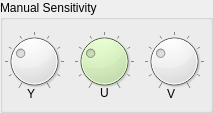
    <widget class="QGroupBox" name="groupBox">
     <property name="title">
      <string>Manual Sensitivity</string>
     </property>
     <widget class="QDial" name="yDial">
      <property name="geometry">
       <rect>
        <x>4</x>
        <y>21</y>
        <width>60</width>
        <height>80</height>
       </rect>
      </property>
      <property name="palette">
       <palette>
        <active>
         <colorrole role="Base">
          <brush brushstyle="SolidPattern">
           <color alpha="255">
            <red>255</red>
            <green>255</green>
            <blue>255</blue>
           </color>
          </brush>
         </colorrole>
         <colorrole role="Window">
          <brush brushstyle="SolidPattern">
           <color alpha="255">
            <red>239</red>
            <green>201</green>
            <blue>182</blue>
           </color>
          </brush>
         </colorrole>
        </active>
        <inactive>
         <colorrole role="Base">
          <brush brushstyle="SolidPattern">
           <color alpha="255">
            <red>255</red>
            <green>255</green>
            <blue>255</blue>
           </color>
          </brush>
         </colorrole>
         <colorrole role="Window">
          <brush brushstyle="SolidPattern">
           <color alpha="255">
            <red>239</red>
            <green>201</green>
            <blue>182</blue>
           </color>
          </brush>
         </colorrole>
        </inactive>
        <disabled>
         <colorrole role="Base">
          <brush brushstyle="SolidPattern">
           <color alpha="255">
            <red>239</red>
            <green>201</green>
            <blue>182</blue>
           </color>
          </brush>
         </colorrole>
         <colorrole role="Window">
          <brush brushstyle="SolidPattern">
           <color alpha="255">
            <red>239</red>
            <green>201</green>
            <blue>182</blue>
           </color>
          </brush>
         </colorrole>
        </disabled>
       </palette>
      </property>
      <property name="autoFillBackground">
       <bool>false</bool>
      </property>
      <property name="maximum">
       <number>10</number>
      </property>
      <property name="value">
       <number>3</number>
      </property>
      <property name="notchesVisible">
       <bool>true</bool>
      </property>
     </widget>
     <widget class="QDial" name="uDial">
      <property name="geometry">
       <rect>
        <x>74</x>
        <y>21</y>
        <width>60</width>
        <height>80</height>
       </rect>
      </property>
      <property name="palette">
       <palette>
        <active>
         <colorrole role="Button">
          <brush brushstyle="SolidPattern">
           <color alpha="255">
            <red>214</red>
            <green>239</green>
            <blue>191</blue>
           </color>
          </brush>
         </colorrole>
         <colorrole role="Base">
          <brush brushstyle="SolidPattern">
           <color alpha="255">
            <red>255</red>
            <green>255</green>
            <blue>255</blue>
           </color>
          </brush>
         </colorrole>
         <colorrole role="Window">
          <brush brushstyle="SolidPattern">
           <color alpha="255">
            <red>211</red>
            <green>239</green>
            <blue>189</blue>
           </color>
          </brush>
         </colorrole>
        </active>
        <inactive>
         <colorrole role="Button">
          <brush brushstyle="SolidPattern">
           <color alpha="255">
            <red>214</red>
            <green>239</green>
            <blue>191</blue>
           </color>
          </brush>
         </colorrole>
         <colorrole role="Base">
          <brush brushstyle="SolidPattern">
           <color alpha="255">
            <red>255</red>
            <green>255</green>
            <blue>255</blue>
           </color>
          </brush>
         </colorrole>
         <colorrole role="Window">
          <brush brushstyle="SolidPattern">
           <color alpha="255">
            <red>211</red>
            <green>239</green>
            <blue>189</blue>
           </color>
          </brush>
         </colorrole>
        </inactive>
        <disabled>
         <colorrole role="Button">
          <brush brushstyle="SolidPattern">
           <color alpha="255">
            <red>214</red>
            <green>239</green>
            <blue>191</blue>
           </color>
          </brush>
         </colorrole>
         <colorrole role="Base">
          <brush brushstyle="SolidPattern">
           <color alpha="255">
            <red>211</red>
            <green>239</green>
            <blue>189</blue>
           </color>
          </brush>
         </colorrole>
         <colorrole role="Window">
          <brush brushstyle="SolidPattern">
           <color alpha="255">
            <red>211</red>
            <green>239</green>
            <blue>189</blue>
           </color>
          </brush>
         </colorrole>
        </disabled>
       </palette>
      </property>
      <property name="autoFillBackground">
       <bool>false</bool>
      </property>
      <property name="maximum">
       <number>10</number>
      </property>
      <property name="value">
       <number>3</number>
      </property>
      <property name="notchesVisible">
       <bool>true</bool>
      </property>
     </widget>
     <widget class="QLabel" name="label">
      <property name="geometry">
       <rect>
        <x>27</x>
        <y>84</y>
        <width>20</width>
        <height>20</height>
       </rect>
      </property>
      <property name="text">
       <string>Y</string>
      </property>
     </widget>
     <widget class="QLabel" name="label_3">
      <property name="geometry">
       <rect>
        <x>100</x>
        <y>84</y>
        <width>16</width>
        <height>18</height>
       </rect>
      </property>
      <property name="text">
       <string>U</string>
      </property>
     </widget>
     <widget class="QDial" name="vDial">
      <property name="geometry">
       <rect>
        <x>144</x>
        <y>21</y>
        <width>60</width>
        <height>80</height>
       </rect>
      </property>
      <property name="palette">
       <palette>
        <active>
         <colorrole role="Base">
          <brush brushstyle="SolidPattern">
           <color alpha="255">
            <red>255</red>
            <green>255</green>
            <blue>255</blue>
           </color>
          </brush>
         </colorrole>
         <colorrole role="Window">
          <brush brushstyle="SolidPattern">
           <color alpha="255">
            <red>172</red>
            <green>208</green>
            <blue>239</blue>
           </color>
          </brush>
         </colorrole>
        </active>
        <inactive>
         <colorrole role="Base">
          <brush brushstyle="SolidPattern">
           <color alpha="255">
            <red>255</red>
            <green>255</green>
            <blue>255</blue>
           </color>
          </brush>
         </colorrole>
         <colorrole role="Window">
          <brush brushstyle="SolidPattern">
           <color alpha="255">
            <red>172</red>
            <green>208</green>
            <blue>239</blue>
           </color>
          </brush>
         </colorrole>
        </inactive>
        <disabled>
         <colorrole role="Base">
          <brush brushstyle="SolidPattern">
           <color alpha="255">
            <red>172</red>
            <green>208</green>
            <blue>239</blue>
           </color>
          </brush>
         </colorrole>
         <colorrole role="Window">
          <brush brushstyle="SolidPattern">
           <color alpha="255">
            <red>172</red>
            <green>208</green>
            <blue>239</blue>
           </color>
          </brush>
         </colorrole>
        </disabled>
       </palette>
      </property>
      <property name="autoFillBackground">
       <bool>false</bool>
      </property>
      <property name="maximum">
       <number>10</number>
      </property>
      <property name="value">
       <number>3</number>
      </property>
      <property name="notchesVisible">
       <bool>true</bool>
      </property>
     </widget>
     <widget class="QLabel" name="label_4">
      <property name="geometry">
       <rect>
        <x>167</x>
        <y>84</y>
        <width>20</width>
        <height>20</height>
       </rect>
      </property>
      <property name="text">
       <string>V</string>
      </property>
     </widget>
     <zorder>yDial</zorder>
     <zorder>uDial</zorder>
     <zorder>label</zorder>
     <zorder>label_3</zorder>
     <zorder>vDial</zorder>
     <zorder>label_4</zorder>
     <zorder>groupBox_2</zorder>
    </widget>
